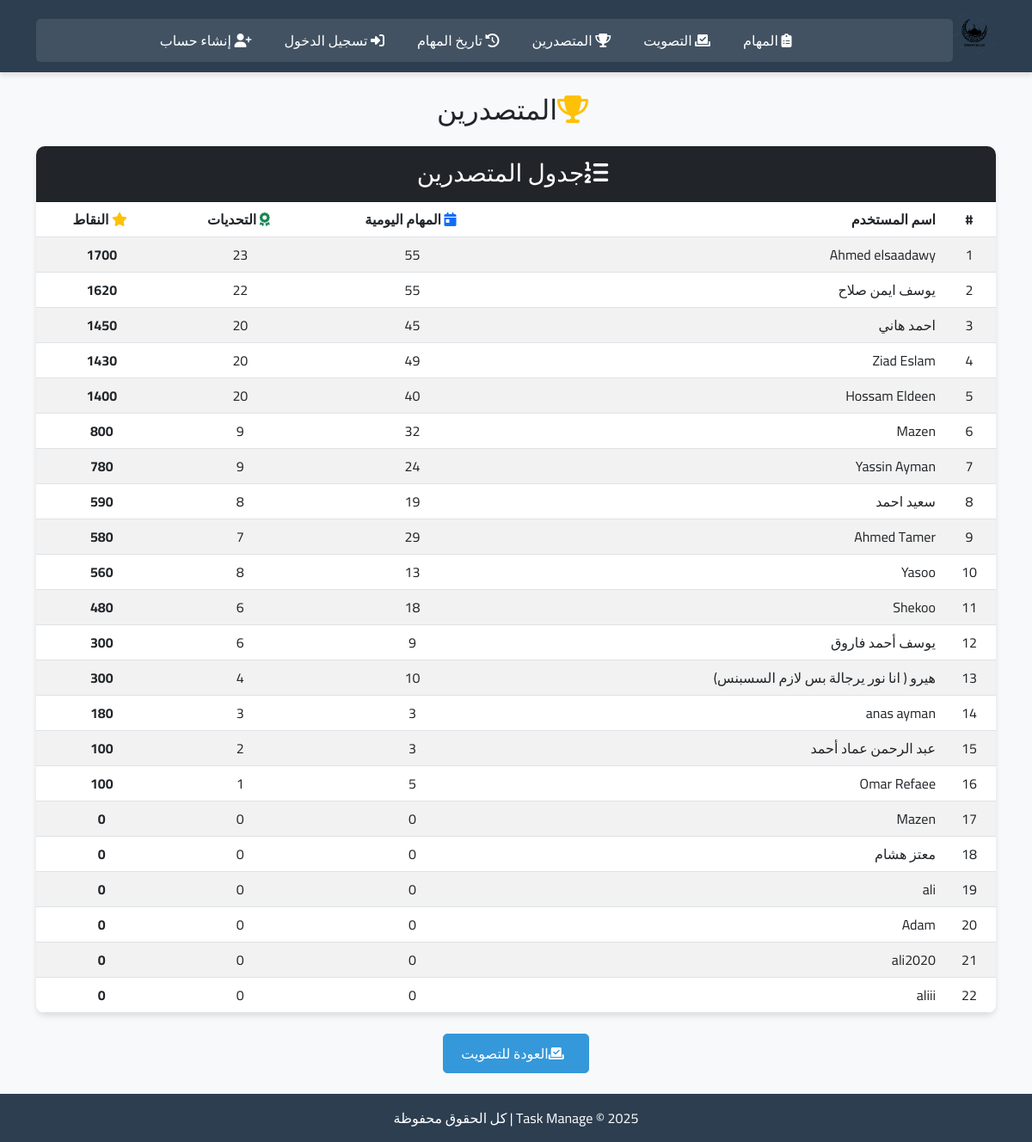
The app's page /leaderboard with its own data.
### main.py (models this page shows)
class User(db.Model):
    id = db.Column(db.Integer, primary_key=True)
    username = db.Column(db.String(100), unique=True, nullable=False)
    password = db.Column(db.String(200), nullable=False)
    tasks = db.relationship('UserTask', backref='user', lazy=True)

### main.py (the view)
    @app.route('/leaderboard')
    def leaderboard():
        users = User.query.all()
        leaderboard_data = []
        current_user_id = session.get('user_id')
        for user in users:
            total_points = sum(ut.points for ut in user.tasks)
            daily_count = len([ut for ut in user.tasks if ut.task_type == "daily"])
            challenge_count = len([ut for ut in user.tasks if ut.task_type == "challenge"])
            leaderboard_data.append({
                'username': user.username,
                'daily_count': daily_count,
                'challenge_count': challenge_count,
                'points': total_points,
                'is_current_user': user.id == current_user_id
            })
        leaderboard_data.sort(key=lambda x: x['points'], reverse=True)
        user_rank = None
        user_data = None
        if current_user_id:
            for index, entry in enumerate(leaderboard_data):
                if entry['is_current_user']:
                    user_rank = index + 1
                    user_data = entry
                    break
        return render_template('leaderboard.html',
                               leaderboard=leaderboard_data,
                               user_rank=user_rank,
                               user_data=user_data)

### templates/leaderboard.html (shortened to what this page needs)
{% extends "base.html" %}
{% block content %}
<div class="page-header mb-4 text-center">
  <h2><i class="fas fa-trophy text-warning me-2"></i>المتصدرين</h2>
</div>
<div class="card leaderboard-card">
  <div class="card-header bg-dark text-white">
    <h3 class="mb-0 text-center"><i class="fas fa-list-ol me-2"></i>جدول المتصدرين</h3>
  </div>
  <div class="card-body p-0">
    <table class="table table-striped mb-0">
      <thead class="bg-light">
        <tr>
          <th class="text-center">#</th>
          <th>اسم المستخدم</th>
          <th class="text-center"><i class="fas fa-calendar-day text-primary me-1"></i> المهام اليومية</th>
          <th class="text-center"><i class="fas fa-award text-success me-1"></i> التحديات</th>
          <th class="text-center"><i class="fas fa-star text-warning me-1"></i> النقاط</th>
        </tr>
      </thead>
      <tbody>
        {% for entry in leaderboard %}
        <tr class="{% if entry.is_current_user %}current-user-row{% endif %}">
          <td class="text-center">{{ loop.index }}</td>
          <td>
            {{ entry.username }}
          </td>
          <td class="text-center">{{ entry.daily_count }}</td>
          <td class="text-center">{{ entry.challenge_count }}</td>
          <td class="text-center fw-bold">{{ entry.points }}</td>
        </tr>
        {% endfor %}
      </tbody>
    </table>
  </div>
</div>
<div class="text-center mt-4">
  <a href="{{ url_for('vote') }}" class="btn btn-primary">
    <i class="fas fa-vote-yea me-2"></i>العودة للتصويت
  </a>
</div>
{% endblock %}

### templates/base.html (shortened to what this page needs)
<!doctype html>
<html lang="en">
  <head>
    <link href="https://cdn.jsdelivr.net/npm/bootstrap@5.3.0/dist/css/bootstrap.min.css" rel="stylesheet">
    <link rel="stylesheet" href="https://cdnjs.cloudflare.com/ajax/libs/font-awesome/6.4.0/css/all.min.css">
    <link rel="stylesheet" href="{{ url_for('static', filename='style.css') }}">
  </head>
  <body>
    <nav class="navbar navbar-expand-lg navbar-dark custom-navbar">
      <div class="container text-center">
        <a class="navbar-brand d-block mx-auto" href="{{ url_for('vote') }}">
          <img src="{{ url_for('static', filename='logo.png') }}" alt="My Logo" class="logo">
        </a>
        <div class="nav-links w-100">
          <ul class="nav justify-content-center">
            <li class="nav-item">
              <a class="nav-link" href="{{ url_for('tasks_page') }}"><i class="fas fa-clipboard-list me-1"></i> المهام</a>
            </li>
            <li class="nav-item">
              <a class="nav-link" href="{{ url_for('vote') }}"><i class="fas fa-vote-yea me-1"></i> التصويت</a>
            </li>
            <li class="nav-item">
              <a class="nav-link" href="{{ url_for('leaderboard') }}"><i class="fas fa-trophy me-1"></i> المتصدرين</a>
            </li>
            <li class="nav-item">
              <a class="nav-link" href="{{ url_for('history') }}"><i class="fas fa-history me-1"></i> تاريخ المهام</a>
            </li>
            {% if session.get('user_id') %}
              <li class="nav-item">
                <a class="nav-link" href="{{ url_for('logout') }}"><i class="fas fa-sign-out-alt me-1"></i> تسجيل الخروج</a>
              </li>
            {% else %}
              <li class="nav-item">
                <a class="nav-link" href="{{ url_for('login') }}"><i class="fas fa-sign-in-alt me-1"></i> تسجيل الدخول</a>
              </li>
              <li class="nav-item">
                <a class="nav-link" href="{{ url_for('signup') }}"><i class="fas fa-user-plus me-1"></i> إنشاء حساب</a>
              </li>
            {% endif %}
          </ul>
        </div>
      </div>
    </nav>
    <div class="container my-4">
      {% block content %}{% endblock %}
    </div>
    <footer class="footer mt-auto py-3">
      <div class="container text-center">
        <p class="mb-0">Task Manage &copy; 2025 | كل الحقوق محفوظة</p>
      </div>
    </footer>
  </body>
</html>

### static/style.css (style rules this page uses)
:root { --primary-color: #2c3e50; --secondary-color: #3498db; --success-color: #2ecc71; --warning-color: #f39c12; --danger-color: #e74c3c; --light-color: #ecf0f1; --dark-color: #34495e; --shadow: 0 4px 6px rgba(0, 0, 0, 0.1); }
body { font-family: 'Cairo', sans-serif; background-color: #f8f9fa; direction: rtl; text-align: right; }
.custom-navbar { background-color: var(--primary-color); box-shadow: var(--shadow); padding: 0.5rem 0; }
.logo { height: 50px; margin-bottom: 8px; }
.nav-links { background-color: rgba(255, 255, 255, 0.1); border-radius: 5px; padding: 5px; margin-top: 10px; }
.nav-links .nav-link { color: white; margin: 0 5px; padding: 8px 12px; border-radius: 5px; transition: all 0.3s ease; }
.card { box-shadow: var(--shadow); border-radius: 10px; border: none; margin-bottom: 20px; overflow: hidden; }
.card-header { padding: 15px 20px; font-weight: bold; }
.card-body { padding: 20px; }
.leaderboard-card { box-shadow: var(--shadow); border: none; }
.btn { border-radius: 5px; padding: 10px 20px; font-weight: 500; transition: all 0.3s ease; }
.btn-primary { background-color: var(--secondary-color); border-color: var(--secondary-color); }
.footer { background-color: var(--primary-color); color: white; padding: 15px 0; margin-top: 50px; }
.card { animation: fadeIn 0.5s ease; }

### records on screen
User: username "Ahmed elsaadawy", daily_count "55", challenge_count "23", points "1700"
User: username "يوسف ايمن صلاح", daily_count "55", challenge_count "22", points "1620"
User: username "احمد هاني", daily_count "45", challenge_count "20", points "1450"
User: username "Ziad Eslam", daily_count "49", challenge_count "20", points "1430"
User: username "Hossam Eldeen", daily_count "40", challenge_count "20", points "1400"
User: username "Mazen", daily_count "32", challenge_count "9", points "800"
User: username "Yassin Ayman", daily_count "24", challenge_count "9", points "780"
User: username "سعيد احمد", daily_count "19", challenge_count "8", points "590"
User: username "Ahmed Tamer", daily_count "29", challenge_count "7", points "580"
User: username "Yasoo", daily_count "13", challenge_count "8", points "560"
User: username "Shekoo", daily_count "18", challenge_count "6", points "480"
User: username "يوسف أحمد فاروق", daily_count "9", challenge_count "6", points "300"
User: username "هيرو ( انا نور يرجالة بس لازم السسبنس)", daily_count "10", challenge_count "4", points "300"
User: username "anas ayman", daily_count "3", challenge_count "3", points "180"
User: username "عبد الرحمن عماد أحمد", daily_count "3", challenge_count "2", points "100"
User: username "Omar Refaee", daily_count "5", challenge_count "1", points "100"
User: username "Mazen", daily_count "0", challenge_count "0", points "0"
User: username "معتز هشام", daily_count "0", challenge_count "0", points "0"
User: username "ali", daily_count "0", challenge_count "0", points "0"
User: username "Adam", daily_count "0", challenge_count "0", points "0"
User: username "ali2020", daily_count "0", challenge_count "0", points "0"
User: username "aliii", daily_count "0", challenge_count "0", points "0"
